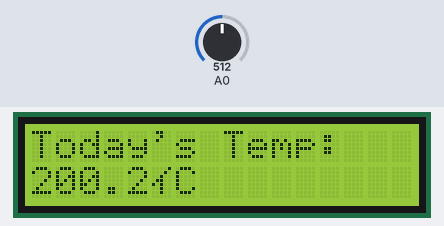
Recording of a sketch running on a simulated Arduino Uno, built with avr-gcc and run on an emulated ATmega328P. Parts: 16×2 character LCD. The inputs (shaded band) are chosen by the test bench; at power-on: A0 = 512.

Above: at 1.2 s.
1.3 s: A0 set to 716
At 2.3 s:
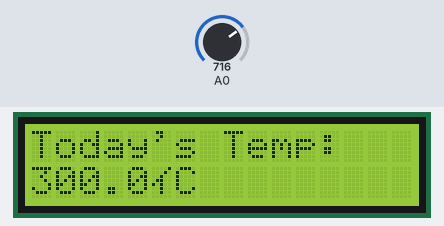
3.5 s: A0 set to 900
At 5.2 s:
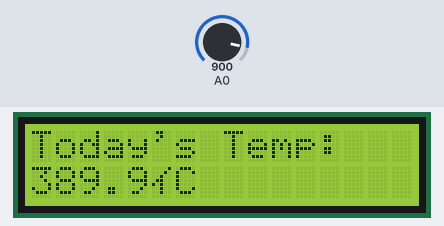
5.5 s: A0 set to 1023
At 7.2 s:
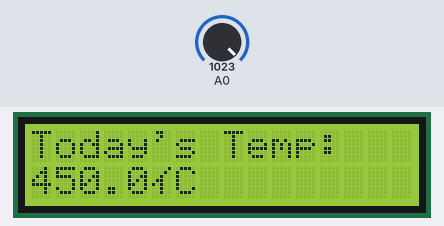
Timing chart, 0 to 8.7 s (numbered marks = the images above; inputs shaded):
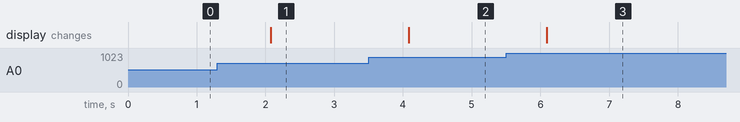

The sketch:

interfacing_temp_sensor.ino
```cpp
#include <LiquidCrystal.h>

// Initialize LCD with pins: RS, Enable, D4, D5, D6, D7
LiquidCrystal lcd(12, 11, 5, 4, 3, 2);

// Variables to store temperature readings
int sensorValue;
float voltage;
float tempC;

void setup() {
  // Initialize LCD with 16 columns and 2 rows
  lcd.begin(16, 2);
  lcd.setCursor(0, 0);

  // Display initial message
  lcd.print("Today's Temp:");
}

void loop() {
  // Read analog value from temperature sensor on pin A0
  sensorValue = analogRead(A0);

  // Convert analog reading to voltage (0-5V)
  voltage = sensorValue * (5.0 / 1023.0);

  // Convert Voltage to temparature
  tempC = (voltage - 0.5) * 100;

  // Display on LCD
  lcd.setCursor(0, 1);
  lcd.print("                "); // Clear the line
  lcd.setCursor(0, 1);

  // Display temperature in Celsius
  lcd.print(tempC, 1);   // 1 decimal place
  lcd.print((char)178);
  lcd.print("C ");

  delay(1000);
} 
```

Measured:
- after the input at 1.3 s, the display: changes after 0.78 s (image 1)
- after the input at 3.5 s, the display: changes after 0.58 s (image 2)
- after the input at 5.5 s, the display: changes after 0.59 s (image 3)
